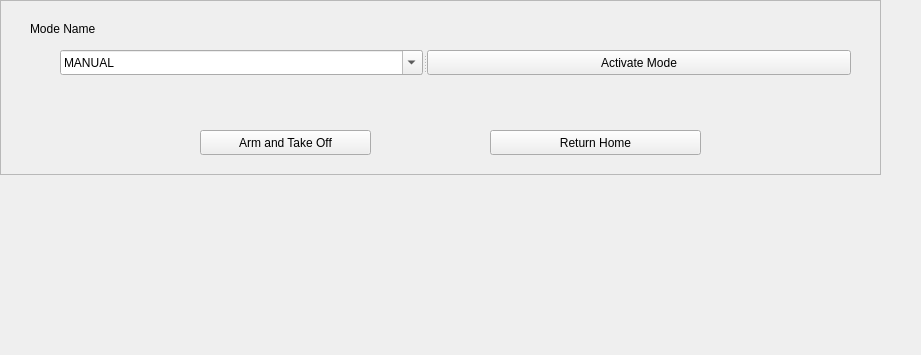
       <widget class="QWidget" name="page_5">
        <property name="geometry">
         <rect>
          <x>0</x>
          <y>0</y>
          <width>921</width>
          <height>355</height>
         </rect>
        </property>
        <attribute name="label">
         <string>Arm-Takeoff and Flight Mode Control</string>
        </attribute>
        <widget class="QFrame" name="frame_8">
         <property name="geometry">
          <rect>
           <x>0</x>
           <y>0</y>
           <width>881</width>
           <height>175</height>
          </rect>
         </property>
         <property name="frameShape">
          <enum>QFrame::StyledPanel</enum>
         </property>
         <property name="frameShadow">
          <enum>QFrame::Raised</enum>
         </property>
         <widget class="QLabel" name="label_14">
          <property name="geometry">
           <rect>
            <x>30</x>
            <y>20</y>
            <width>91</width>
            <height>17</height>
           </rect>
          </property>
          <property name="text">
           <string>Mode Name</string>
          </property>
         </widget>
         <widget class="QPushButton" name="rf_com_armtakeoff_pushbutton">
          <property name="geometry">
           <rect>
            <x>200</x>
            <y>130</y>
            <width>171</width>
            <height>25</height>
           </rect>
          </property>
          <property name="text">
           <string>Arm and Take Off</string>
          </property>
         </widget>
         <widget class="QPushButton" name="rf_com_returnhome_pushbutton">
          <property name="geometry">
           <rect>
            <x>490</x>
            <y>130</y>
            <width>211</width>
            <height>25</height>
           </rect>
          </property>
          <property name="text">
           <string>Return Home</string>
          </property>
         </widget>
         <widget class="QSplitter" name="splitter_3">
          <property name="geometry">
           <rect>
            <x>60</x>
            <y>50</y>
            <width>791</width>
            <height>25</height>
           </rect>
          </property>
          <property name="orientation">
           <enum>Qt::Horizontal</enum>
          </property>
          <widget class="QComboBox" name="rf_com_mode_combobox">
           <property name="editable">
            <bool>true</bool>
           </property>
           <item>
            <property name="text">
             <string>MANUAL</string>
            </property>
           </item>
           <item>
            <property name="text">
             <string>AUTO</string>
            </property>
           </item>
           <item>
            <property name="text">
             <string>GUIDED</string>
            </property>
           </item>
           <item>
            <property name="text">
             <string>TAKEOFF</string>
            </property>
           </item>
           <item>
            <property name="text">
             <string>LOITER</string>
            </property>
           </item>
           <item>
            <property name="text">
             <string>RTL</string>
            </property>
           </item>
           <item>
            <property name="text">
             <string>FBWB</string>
            </property>
           </item>
           <item>
            <property name="text">
             <string>CIRCLE</string>
            </property>
           </item>
           <item>
            <property name="text">
             <string>FBWA</string>
            </property>
           </item>
          </widget>
          <widget class="QPushButton" name="rf_com_activemode_pushbutton">
           <property name="text">
            <string>Activate Mode</string>
           </property>
          </widget>
         </widget>
        </widget>
       </widget>
